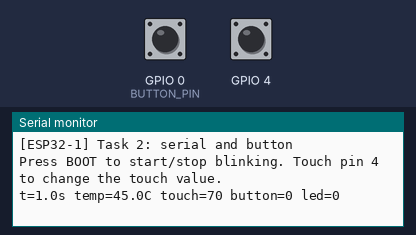
This sketch was run on a simulated ESP32-S3. Parts: the last lines printed to the serial monitor. Inputs (shaded band) come from the test bench; at power-on: GPIO 0 (BUTTON_PIN) HIGH, GPIO 4 HIGH.

Above: at 1.5 s.
1.6 s: GPIO 0 (BUTTON_PIN) pulled LOW for 0.15 s
At 1.87 s:
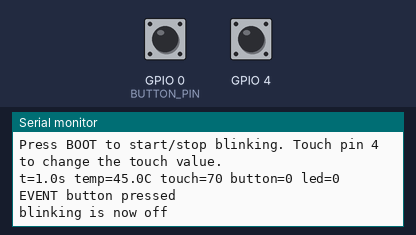
3.2 s: GPIO 0 (BUTTON_PIN) pulled LOW for 1 s
At 3.5 s:
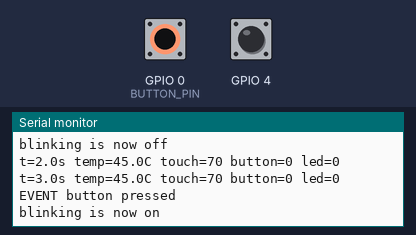
5.7 s: GPIO 4 pulled LOW for 1 s
At 6.8 s:
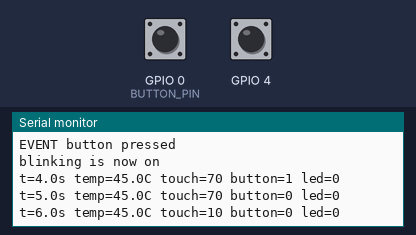
8.2 s: GPIO 4 pulled LOW for 1 s
At 9.8 s:
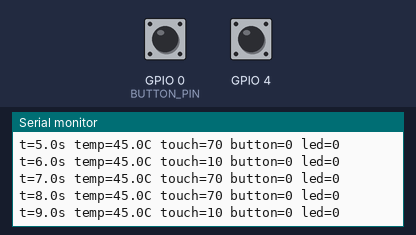
Timing chart, 0 to 11.3 s (numbered marks = the images above; inputs shaded):
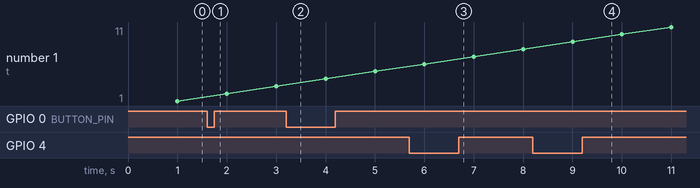

Measured:
- after the input at 1.6 s, the serial monitor: prints a new line at once (image 1)
- after the input at 3.2 s, the serial monitor: prints a new line at once (image 2)
- after the input at 5.7 s, the serial monitor: prints a new line after 0.30 s (image 3)
- after the input at 8.2 s, the serial monitor: prints a new line after 0.80 s (image 4)

The sketch:

02_serial_button.ino
```cpp
/*
 * Task 2: serial and button
 *
 * Goal: the board prints its status to the Serial Monitor once a second,
 * and the BOOT button switches the blinking LED on and off.
 *
 * What to look for: Serial Monitor (115200 baud) prints a line like
 *     t=12.3s temp=41.2C touch=57 button=0 led=1
 * every second. Press BOOT and you get "EVENT button pressed".
 * Touch the pin labelled 4 and the touch value jumps up.
 *
 * Lines to edit: BLINK_MS (blink speed) and REPORT_MS (how often to print).
 *
 * Concepts: millis() instead of delay() so the program never freezes,
 * INPUT_PULLUP buttons read LOW when pressed, edge detection (react to the
 * moment of pressing, not to "is held down").
 */

#include "config.h"

// ----- timing -------------------------------------------------------------
const unsigned long BLINK_MS    = 500;   // LED half-period
const unsigned long REPORT_MS   = 1000;  // one status line per second
const unsigned long DEBOUNCE_MS = 30;    // ignore button bounces shorter than this

// ----- state --------------------------------------------------------------
bool blinkEnabled = true;    // toggled by the BOOT button
bool ledOn        = false;   // what the LED is doing right now

unsigned long lastBlinkAt  = 0;   // millis() when the LED last changed
unsigned long lastReportAt = 0;   // millis() when we last printed a line

// Button bookkeeping for edge detection + debounce.
int  lastButtonReading = HIGH;   // raw pin value we saw on the previous loop
int  buttonState       = HIGH;   // debounced, "official" button state
unsigned long lastButtonChangeAt = 0;

// ---------------------------------------------------------------------------
void setup() {
  Serial.begin(SERIAL_BAUD);
  delay(300);
  touchRead(TOUCH_PIN);        // first touch reading is garbage while the sensor calibrates; discard it
  printBanner();

#if !LED_IS_RGB
  pinMode(LED_PIN, OUTPUT);   // plain LED only; rgbLedWrite() sets its own pin up
#endif

  // INPUT_PULLUP: an internal resistor holds the pin at HIGH (1) when nothing
  // is pressed. The BOOT button connects the pin to GND, so pressed = LOW (0).
  pinMode(BUTTON_PIN, INPUT_PULLUP);
}

// ---------------------------------------------------------------------------
// Notice: no delay() anywhere in loop(). Each job checks the clock and acts
// only when it is its turn, so the button is never missed while blinking.
// ---------------------------------------------------------------------------
void loop() {
  updateLed();
  checkButton();
  printStatus();
}

// Blink without delay(): flip the LED whenever BLINK_MS has passed.
void updateLed() {
  if (!blinkEnabled) {
    setLed(false);
    return;
  }
  unsigned long now = millis();
  if (now - lastBlinkAt >= BLINK_MS) {   // subtraction is safe even when millis() wraps
    lastBlinkAt = now;
    setLed(!ledOn);
  }
}

// Detect the moment the button goes from released to pressed (a "falling
// edge") and ignore the electrical noise that happens during that moment.
void checkButton() {
  int reading = digitalRead(BUTTON_PIN);

  // Any change in the raw reading restarts the debounce timer.
  if (reading != lastButtonReading) {
    lastButtonChangeAt = millis();
    lastButtonReading  = reading;
  }

  // Only accept the new value once it has been stable for DEBOUNCE_MS.
  if (millis() - lastButtonChangeAt >= DEBOUNCE_MS && reading != buttonState) {
    buttonState = reading;
    if (buttonState == LOW) {          // LOW = pressed (because of the pull-up)
      handleButtonPress();
    }
  }
}

// Runs exactly once per press, no matter how long the button is held.
void handleButtonPress() {
  blinkEnabled = !blinkEnabled;
  Serial.println("EVENT button pressed");
  Serial.print("blinking is now ");
  Serial.println(blinkEnabled ? "on" : "off");

  // ---- your code: do something else on press (change BLINK_MS? count presses?) ----
}

// Once a second, gather readings and print one line.
void printStatus() {
  unsigned long now = millis();
  if (now - lastReportAt < REPORT_MS) return;
  lastReportAt = now;

  float    uptimeS = now / 1000.0;               // milliseconds -> seconds
  float    tempC   = temperatureRead();          // chip's internal sensor, deg C (rough)
  uint32_t touch   = touchRead(TOUCH_PIN);       // ESP32-S3: number goes UP when touched
  int      button  = (buttonState == LOW) ? 1 : 0;  // report 1 = pressed, easier to read

  Serial.print("t=");      Serial.print(uptimeS, 1);   // one decimal place
  Serial.print("s temp="); Serial.print(tempC, 1);
  Serial.print("C touch="); Serial.print(touch);
  Serial.print(" button="); Serial.print(button);
  Serial.print(" led=");   Serial.println(ledOn ? 1 : 0);

  // ---- your code: add a status field here (for example free heap, analogRead) ----
}

// One place that touches the hardware, so ledOn always matches reality.
void setLed(bool on) {
  ledOn = on;
#if LED_IS_RGB
  uint8_t v = on ? LED_BRIGHTNESS : 0;   // addressable RGB LED: equal r,g,b = white
  rgbLedWrite(LED_PIN, v, v, v);
#else
  digitalWrite(LED_PIN, on ? HIGH : LOW);
#endif
}

void printBanner() {
  Serial.println();
  Serial.print("[");
  Serial.print(BOARD_NAME);
  Serial.println("] Task 2: serial and button");
  Serial.println("Press BOOT to start/stop blinking. Touch pin 4 to change the touch value.");
}
```

config.h
```cpp
// config.h - shared settings for every task.
//
// Arduino only lets a sketch #include files that live in its own folder, so
// each task folder has an identical copy of this file. Edit the values here,
// not in the .ino files. If you change something, copy it to the other folders.

#pragma once

// ---------------------------------------------------------------------------
// Your board
// ---------------------------------------------------------------------------

// A name for your board. Letters, digits and dashes only, max 11 characters
// (it has to fit in an ESP-NOW message in Task 5). This becomes the name of
// the Wi-Fi network your board creates, so pick something nobody else in the
// room will pick.
#define BOARD_NAME "ESP32-1"

// ---------------------------------------------------------------------------
// Pins. Written for the ESP32-S3-DevKitC-1. See the bottom for other boards.
// ---------------------------------------------------------------------------

// The DevKitC-1 has no plain LED. It has an addressable RGB LED (WS2812 type)
// controlled through ONE data pin: GPIO 38 on the v1.1 board (the common one
// now), GPIO 48 on the original. Both are sold and look the same. If nothing
// lights up in Task 1, change 38 to 48.
#define LED_PIN 38

// 1 = LED_PIN drives an addressable RGB LED (rgbLedWrite).
// 0 = LED_PIN drives a plain LED (digitalWrite), like on a classic ESP32 DevKit.
#define LED_IS_RGB 1

// Brightness of the RGB LED when "on", 0-255. It is very bright; 40 is plenty.
#define LED_BRIGHTNESS 40

// The BOOT button on the board is wired to GPIO 0. Pressed = LOW (0).
#define BUTTON_PIN 0

// Capacitive touch input. T4 is GPIO 4 (header pin labelled "4", left side).
// On the ESP32-S3 the value goes UP when you touch the pin.
#define TOUCH_PIN T4

// Classic ESP32 DevKit V1 / WROOM-32 instead? Use:
//   LED_PIN 2, LED_IS_RGB 0, TOUCH_PIN T0 (also GPIO 4; the value goes DOWN).

// ---------------------------------------------------------------------------
// Serial
// ---------------------------------------------------------------------------

// Speed of the USB serial link. The Serial Monitor must be set to the same
// number (115200) or you will see garbage characters.
#define SERIAL_BAUD 115200

// ---------------------------------------------------------------------------
// Wi-Fi (used from Task 3 onwards)
// ---------------------------------------------------------------------------

// Password of the Wi-Fi network your board creates. WPA2 needs 8+ characters.
// Change it if you do not want classmates connecting to your board.
#define AP_PASSWORD "hackhardware"

// 0 = the board creates its own Wi-Fi network named BOARD_NAME and phones
//     connect directly to it. Works everywhere, no internet needed. Default.
// 1 = the board joins an existing network (for example your phone hotspot)
//     using WIFI_SSID / WIFI_PASS below. Campus Wi-Fi usually blocks this;
//     use a personal hotspot instead.
#define USE_STATION_MODE 0

// Only used when USE_STATION_MODE is 1. Fill in your hotspot's name/password.
#define WIFI_SSID "YOUR-HOTSPOT-NAME"
#define WIFI_PASS "YOUR-HOTSPOT-PASSWORD"
```
